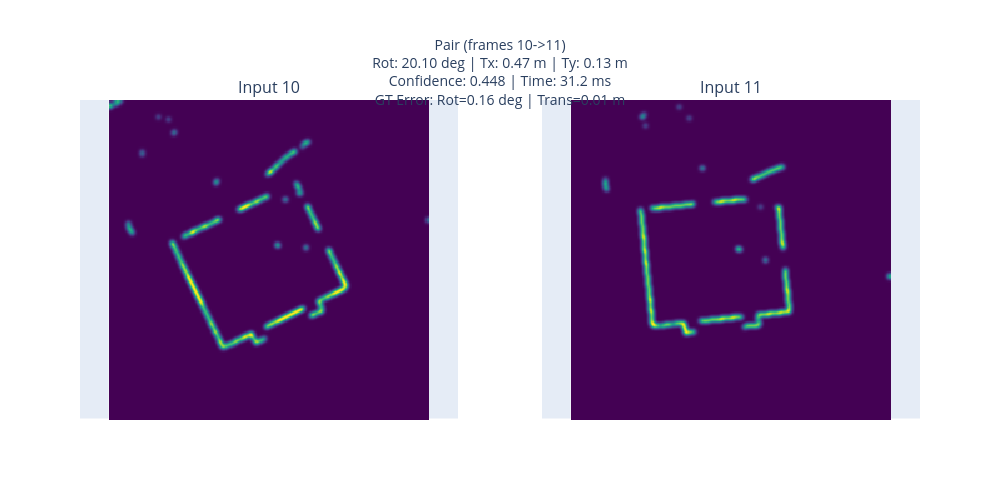

The cell this chart's notebook holds for it:
### Code cell
if img1 is not None and img2 is not None and meta_df is not None and len(meta_df) > 0:
    title = (f"Pair (frames {frame1}->{frame2})<br>"
             f"Rot: {meta['rot_angle_deg']:.2f} deg | Tx: {meta['tx_m']:.2f} m | Ty: {meta['ty_m']:.2f} m<br>"
             f"Confidence: {meta['confidence']:.3f} | Time: {meta['time_ms']:.1f} ms<br>"
             f"GT Error: Rot={meta['gt_rot_err_deg']:.2f} deg | Trans={meta['gt_trans_err_m']:.2f} m")

    fig = make_subplots(rows=1, cols=2,
                        subplot_titles=(f"Input {frame1}", f"Input {frame2}"),
                        specs=[[{"type": "heatmap"}, {"type": "heatmap"}]],
                        horizontal_spacing=0.1)
    fig.add_trace(go.Heatmap(z=_norm(img1), colorscale="Viridis", showscale=False), row=1, col=1)
    fig.add_trace(go.Heatmap(z=_norm(img2), colorscale="Viridis", showscale=False), row=1, col=2)
    fig.update_layout(height=500, width=1000, title_text=title, title_font_size=14, title_x=0.5)
    fig.update_xaxes(showticklabels=False, showgrid=False)
    fig.update_yaxes(showticklabels=False, showgrid=False)
    fig.update_yaxes(scaleanchor="x", scaleratio=1, row=1, col=1)
    fig.update_yaxes(scaleanchor="x2", scaleratio=1, row=1, col=2)
    fig.show()
else:
    print("Cannot display: missing data files.")

### Figure 1 — Plotly figure (JSON) as saved in the notebook; plotly's stock layout.template omitted (floating-point values rounded to 4 significant figures; data arrays with more than 128 entries replaced by an {"elided": "..."} marker saying what was removed)
{"data": [{"colorscale": [[0, "#440154"], [0.1111, "#482878"], [0.2222, "#3e4989"], [0.3333, "#31688e"], [0.4444, "#26828e"], [0.5556, "#1f9e89"], [0.6667, "#35b779"], [0.7778, "#6ece58"], [0.8889, "#b5de2b"], [1, "#fde725"]], "showscale": false, "type": "heatmap", "xaxis": "x", "yaxis": "y", "z": {"elided": "256x256 float values"}}, {"colorscale": [[0, "#440154"], [0.1111, "#482878"], [0.2222, "#3e4989"], [0.3333, "#31688e"], [0.4444, "#26828e"], [0.5556, "#1f9e89"], [0.6667, "#35b779"], [0.7778, "#6ece58"], [0.8889, "#b5de2b"], [1, "#fde725"]], "showscale": false, "type": "heatmap", "xaxis": "x2", "yaxis": "y2", "z": {"elided": "256x256 float values"}}], "layout": {"annotations": [{"font": {"size": 16}, "showarrow": false, "text": "Input 10", "x": 0.225, "xanchor": "center", "xref": "paper", "y": 1, "yanchor": "bottom", "yref": "paper"}, {"font": {"size": 16}, "showarrow": false, "text": "Input 11", "x": 0.775, "xanchor": "center", "xref": "paper", "y": 1, "yanchor": "bottom", "yref": "paper"}], "height": 500, "title": {"font": {"size": 14}, "text": "Pair (frames 10->11)<br>Rot: 20.10 deg | Tx: 0.47 m | Ty: 0.13 m<br>Confidence: 0.448 | Time: 31.2 ms<br>GT Error: Rot=0.16 deg | Trans=0.01 m", "x": 0.5}, "width": 1000, "xaxis": {"anchor": "y", "domain": [0, 0.45], "showgrid": false, "showticklabels": false}, "xaxis2": {"anchor": "y2", "domain": [0.55, 1], "showgrid": false, "showticklabels": false}, "yaxis": {"anchor": "x", "domain": [0, 1], "scaleanchor": "x", "scaleratio": 1, "showgrid": false, "showticklabels": false}, "yaxis2": {"anchor": "x2", "domain": [0, 1], "scaleanchor": "x2", "scaleratio": 1, "showgrid": false, "showticklabels": false}}}
